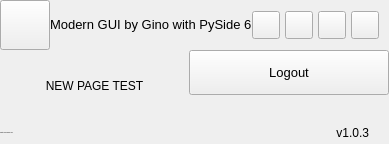
        <widget class="QFrame" name="contentBox">
         <property name="frameShape">
          <enum>QFrame::NoFrame</enum>
         </property>
         <property name="frameShadow">
          <enum>QFrame::Raised</enum>
         </property>
         <layout class="QVBoxLayout" name="verticalLayout_2">
          <property name="spacing">
           <number>0</number>
          </property>
          <property name="leftMargin">
           <number>0</number>
          </property>
          <property name="topMargin">
           <number>0</number>
          </property>
          <property name="rightMargin">
           <number>0</number>
          </property>
          <property name="bottomMargin">
           <number>0</number>
          </property>
          <item>
           <widget class="QFrame" name="contentTopBg">
            <property name="minimumSize">
             <size>
              <width>0</width>
              <height>50</height>
             </size>
            </property>
            <property name="maximumSize">
             <size>
              <width>16777215</width>
              <height>50</height>
             </size>
            </property>
            <property name="frameShape">
             <enum>QFrame::NoFrame</enum>
            </property>
            <property name="frameShadow">
             <enum>QFrame::Plain</enum>
            </property>
            <property name="lineWidth">
             <number>0</number>
            </property>
            <layout class="QHBoxLayout" name="horizontalLayout">
             <property name="spacing">
              <number>0</number>
             </property>
             <property name="leftMargin">
              <number>0</number>
             </property>
             <property name="topMargin">
              <number>0</number>
             </property>
             <property name="rightMargin">
              <number>10</number>
             </property>
             <property name="bottomMargin">
              <number>0</number>
             </property>
             <item>
              <widget class="QFrame" name="leftBox">
               <property name="sizePolicy">
                <sizepolicy hsizetype="Expanding" vsizetype="Preferred">
                 <horstretch>0</horstretch>
                 <verstretch>0</verstretch>
                </sizepolicy>
               </property>
               <property name="frameShape">
                <enum>QFrame::NoFrame</enum>
               </property>
               <property name="frameShadow">
                <enum>QFrame::Plain</enum>
               </property>
               <property name="lineWidth">
                <number>0</number>
               </property>
               <layout class="QHBoxLayout" name="horizontalLayout_3">
                <property name="spacing">
                 <number>0</number>
                </property>
                <property name="leftMargin">
                 <number>0</number>
                </property>
                <property name="topMargin">
                 <number>0</number>
                </property>
                <property name="rightMargin">
                 <number>0</number>
                </property>
                <property name="bottomMargin">
                 <number>0</number>
                </property>
                <item>
                 <widget class="QPushButton" name="toggleButton">
                  <property name="sizePolicy">
                   <sizepolicy hsizetype="Expanding" vsizetype="Fixed">
                    <horstretch>0</horstretch>
                    <verstretch>0</verstretch>
                   </sizepolicy>
                  </property>
                  <property name="minimumSize">
                   <size>
                    <width>50</width>
                    <height>50</height>
                   </size>
                  </property>
                  <property name="maximumSize">
                   <size>
                    <width>45</width>
                    <height>16777215</height>
                   </size>
                  </property>
                  <property name="font">
                   <font>
                    <family>Segoe UI</family>
                    <pointsize>10</pointsize>
                    <weight>50</weight>
                    <italic>false</italic>
                    <bold>false</bold>
                   </font>
                  </property>
                  <property name="cursor">
                   <cursorShape>PointingHandCursor</cursorShape>
                  </property>
                  <property name="layoutDirection">
                   <enum>Qt::LeftToRight</enum>
                  </property>
                  <property name="styleSheet">
                   <string notr="true">background-image: url(:/resources/images/icons/icon_menu_black.png);</string>
                  </property>
                  <property name="text">
                   <string/>
                  </property>
                 </widget>
                </item>
                <item>
                 <widget class="QLabel" name="titleRightInfo">
                  <property name="sizePolicy">
                   <sizepolicy hsizetype="Preferred" vsizetype="Expanding">
                    <horstretch>0</horstretch>
                    <verstretch>0</verstretch>
                   </sizepolicy>
                  </property>
                  <property name="maximumSize">
                   <size>
                    <width>16777215</width>
                    <height>45</height>
                   </size>
                  </property>
                  <property name="font">
                   <font>
                    <family>Segoe UI</family>
                    <pointsize>10</pointsize>
                    <weight>50</weight>
                    <italic>false</italic>
                    <bold>false</bold>
                   </font>
                  </property>
                  <property name="text">
                   <string>Modern GUI by Gino with PySide 6</string>
                  </property>
                  <property name="alignment">
                   <set>Qt::AlignLeading|Qt::AlignLeft|Qt::AlignVCenter</set>
                  </property>
                 </widget>
                </item>
               </layout>
              </widget>
             </item>
             <item alignment="Qt::AlignRight">
              <widget class="QFrame" name="rightButtons">
               <property name="minimumSize">
                <size>
                 <width>0</width>
                 <height>28</height>
                </size>
               </property>
               <property name="frameShape">
                <enum>QFrame::NoFrame</enum>
               </property>
               <property name="frameShadow">
                <enum>QFrame::Raised</enum>
               </property>
               <layout class="QHBoxLayout" name="horizontalLayout_2">
                <property name="spacing">
                 <number>5</number>
                </property>
                <property name="leftMargin">
                 <number>0</number>
                </property>
                <property name="topMargin">
                 <number>0</number>
                </property>
                <property name="rightMargin">
                 <number>0</number>
                </property>
                <property name="bottomMargin">
                 <number>0</number>
                </property>
                <item>
                 <widget class="QPushButton" name="settingsTopBtn">
                  <property name="minimumSize">
                   <size>
                    <width>28</width>
                    <height>28</height>
                   </size>
                  </property>
                  <property name="maximumSize">
                   <size>
                    <width>28</width>
                    <height>28</height>
                   </size>
                  </property>
                  <property name="cursor">
                   <cursorShape>PointingHandCursor</cursorShape>
                  </property>
                  <property name="toolTip">
                   <string>Settings</string>
                  </property>
                  <property name="text">
                   <string/>
                  </property>
                  <property name="icon">
                   <iconset resource="resources.qrc">
                    <normaloff>:/resources/images/icons/icon_settings_black.png</normaloff>:/resources/images/icons/icon_settings_black.png</iconset>
                  </property>
                  <property name="iconSize">
                   <size>
                    <width>20</width>
                    <height>20</height>
                   </size>
                  </property>
                 </widget>
                </item>
                <item>
                 <widget class="QPushButton" name="minimizeAppBtn">
                  <property name="minimumSize">
                   <size>
                    <width>28</width>
                    <height>28</height>
                   </size>
                  </property>
                  <property name="maximumSize">
                   <size>
                    <width>28</width>
                    <height>28</height>
                   </size>
                  </property>
                  <property name="cursor">
                   <cursorShape>PointingHandCursor</cursorShape>
                  </property>
                  <property name="toolTip">
                   <string>Minimize</string>
                  </property>
                  <property name="text">
                   <string/>
                  </property>
                  <property name="icon">
                   <iconset resource="resources.qrc">
                    <normaloff>:/resources/images/icons/icon_minimize_black.png</normaloff>:/resources/images/icons/icon_minimize_black.png</iconset>
                  </property>
                  <property name="iconSize">
                   <size>
                    <width>20</width>
                    <height>20</height>
                   </size>
                  </property>
                 </widget>
                </item>
                <item>
                 <widget class="QPushButton" name="maximizeRestoreAppBtn">
                  <property name="minimumSize">
                   <size>
                    <width>28</width>
                    <height>28</height>
                   </size>
                  </property>
                  <property name="maximumSize">
                   <size>
                    <width>28</width>
                    <height>28</height>
                   </size>
                  </property>
                  <property name="font">
                   <font>
                    <family>Segoe UI</family>
                    <pointsize>10</pointsize>
                    <weight>50</weight>
                    <italic>false</italic>
                    <bold>false</bold>
                    <stylestrategy>PreferDefault</stylestrategy>
                   </font>
                  </property>
                  <property name="cursor">
                   <cursorShape>PointingHandCursor</cursorShape>
                  </property>
                  <property name="toolTip">
                   <string>Maximize</string>
                  </property>
                  <property name="text">
                   <string/>
                  </property>
                  <property name="icon">
                   <iconset resource="resources.qrc">
                    <normaloff>:/resources/images/icons/icon_restore_black.png</normaloff>:/resources/images/icons/icon_restore_black.png</iconset>
                  </property>
                  <property name="iconSize">
                   <size>
                    <width>20</width>
                    <height>20</height>
                   </size>
                  </property>
                 </widget>
                </item>
                <item>
                 <widget class="QPushButton" name="closeAppBtn">
                  <property name="minimumSize">
                   <size>
                    <width>28</width>
                    <height>28</height>
                   </size>
                  </property>
                  <property name="maximumSize">
                   <size>
                    <width>28</width>
                    <height>28</height>
                   </size>
                  </property>
                  <property name="cursor">
                   <cursorShape>PointingHandCursor</cursorShape>
                  </property>
                  <property name="toolTip">
                   <string>Close</string>
                  </property>
                  <property name="text">
                   <string/>
                  </property>
                  <property name="icon">
                   <iconset resource="resources.qrc">
                    <normaloff>:/resources/images/icons/icon_close_black.png</normaloff>:/resources/images/icons/icon_close_black.png</iconset>
                  </property>
                  <property name="iconSize">
                   <size>
                    <width>20</width>
                    <height>20</height>
                   </size>
                  </property>
                 </widget>
                </item>
               </layout>
              </widget>
             </item>
            </layout>
           </widget>
          </item>
          <item>
           <widget class="QFrame" name="contentBottom">
            <property name="frameShape">
             <enum>QFrame::NoFrame</enum>
            </property>
            <property name="frameShadow">
             <enum>QFrame::Raised</enum>
            </property>
            <layout class="QVBoxLayout" name="verticalLayout_6">
             <property name="spacing">
              <number>0</number>
             </property>
             <property name="leftMargin">
              <number>0</number>
             </property>
             <property name="topMargin">
              <number>0</number>
             </property>
             <property name="rightMargin">
              <number>0</number>
             </property>
             <property name="bottomMargin">
              <number>0</number>
             </property>
             <item>
              <widget class="QFrame" name="content">
               <property name="frameShape">
                <enum>QFrame::NoFrame</enum>
               </property>
               <property name="frameShadow">
                <enum>QFrame::Raised</enum>
               </property>
               <layout class="QHBoxLayout" name="horizontalLayout_4">
                <property name="spacing">
                 <number>0</number>
                </property>
                <property name="leftMargin">
                 <number>0</number>
                </property>
                <property name="topMargin">
                 <number>0</number>
                </property>
                <property name="rightMargin">
                 <number>0</number>
                </property>
                <property name="bottomMargin">
                 <number>0</number>
                </property>
                <item>
                 <widget class="QFrame" name="pagesContainer">
                  <property name="styleSheet">
                   <string notr="true"/>
                  </property>
                  <property name="frameShape">
                   <enum>QFrame::NoFrame</enum>
                  </property>
                  <property name="frameShadow">
                   <enum>QFrame::Raised</enum>
                  </property>
                  <layout class="QVBoxLayout" name="verticalLayout_15">
                   <property name="spacing">
                    <number>0</number>
                   </property>
                   <property name="leftMargin">
                    <number>10</number>
                   </property>
                   <property name="topMargin">
                    <number>10</number>
                   </property>
                   <property name="rightMargin">
                    <number>10</number>
                   </property>
                   <property name="bottomMargin">
                    <number>10</number>
                   </property>
                   <item>
                    <widget class="QStackedWidget" name="stackedWidget">
                     <property name="styleSheet">
                      <string notr="true">background: transparent;</string>
                     </property>
                     <property name="currentIndex">
                      <number>1</number>
                     </property>
                     <widget class="QWidget" name="home">
                      <property name="styleSheet">
                       <string notr="true">background-image: url(:/resources/images/media/Gino_vertical.png);
background-position: center;
background-repeat: no-repeat;</string>
                      </property>
                     </widget>
                     <widget class="QWidget" name="new_page">
                      <layout class="QVBoxLayout" name="verticalLayout_20">
                       <item alignment="Qt::AlignTop">
                        <widget class="QFrame" name="frame">
                         <property name="frameShape">
                          <enum>QFrame::StyledPanel</enum>
                         </property>
                         <property name="frameShadow">
                          <enum>QFrame::Raised</enum>
                         </property>
                         <layout class="QVBoxLayout" name="verticalLayout">
                          <item>
                           <widget class="QLabel" name="label">
                            <property name="frameShape">
                             <enum>QFrame::NoFrame</enum>
                            </property>
                            <property name="text">
                             <string>NEW PAGE TEST</string>
                            </property>
                            <property name="alignment">
                             <set>Qt::AlignCenter</set>
                            </property>
                           </widget>
                          </item>
                         </layout>
                        </widget>
                       </item>
                      </layout>
                     </widget>
                    </widget>
                   </item>
                  </layout>
                 </widget>
                </item>
                <item>
                 <widget class="QFrame" name="extraRightBox">
                  <property name="minimumSize">
                   <size>
                    <width>200</width>
                    <height>0</height>
                   </size>
                  </property>
                  <property name="maximumSize">
                   <size>
                    <width>0</width>
                    <height>16777215</height>
                   </size>
                  </property>
                  <property name="frameShape">
                   <enum>QFrame::NoFrame</enum>
                  </property>
                  <property name="frameShadow">
                   <enum>QFrame::Raised</enum>
                  </property>
                  <layout class="QVBoxLayout" name="verticalLayout_7">
                   <property name="spacing">
                    <number>0</number>
                   </property>
                   <property name="leftMargin">
                    <number>0</number>
                   </property>
                   <property name="topMargin">
                    <number>0</number>
                   </property>
                   <property name="rightMargin">
                    <number>0</number>
                   </property>
                   <property name="bottomMargin">
                    <number>0</number>
                   </property>
                   <item>
                    <widget class="QFrame" name="contentSettings">
                     <property name="frameShape">
                      <enum>QFrame::NoFrame</enum>
                     </property>
                     <property name="frameShadow">
                      <enum>QFrame::Raised</enum>
                     </property>
                     <layout class="QVBoxLayout" name="verticalLayout_13">
                      <property name="spacing">
                       <number>0</number>
                      </property>
                      <property name="leftMargin">
                       <number>0</number>
                      </property>
                      <property name="topMargin">
                       <number>0</number>
                      </property>
                      <property name="rightMargin">
                       <number>0</number>
                      </property>
                      <property name="bottomMargin">
                       <number>0</number>
                      </property>
                      <item alignment="Qt::AlignTop">
                       <widget class="QFrame" name="topMenus">
                        <property name="frameShape">
                         <enum>QFrame::NoFrame</enum>
                        </property>
                        <property name="frameShadow">
                         <enum>QFrame::Raised</enum>
                        </property>
                        <layout class="QVBoxLayout" name="verticalLayout_14">
                         <property name="spacing">
                          <number>0</number>
                         </property>
                         <property name="leftMargin">
                          <number>0</number>
                         </property>
                         <property name="topMargin">
                          <number>0</number>
                         </property>
                         <property name="rightMargin">
                          <number>0</number>
                         </property>
                         <property name="bottomMargin">
                          <number>0</number>
                         </property>
                         <item>
                          <widget class="QPushButton" name="btn_logout">
                           <property name="sizePolicy">
                            <sizepolicy hsizetype="Expanding" vsizetype="Fixed">
                             <horstretch>0</horstretch>
                             <verstretch>0</verstretch>
                            </sizepolicy>
                           </property>
                           <property name="minimumSize">
                            <size>
                             <width>0</width>
                             <height>45</height>
                            </size>
                           </property>
                           <property name="font">
                            <font>
                             <family>Segoe UI</family>
                             <pointsize>10</pointsize>
                             <weight>50</weight>
                             <italic>false</italic>
                             <bold>false</bold>
                            </font>
                           </property>
                           <property name="cursor">
                            <cursorShape>PointingHandCursor</cursorShape>
                           </property>
                           <property name="layoutDirection">
                            <enum>Qt::LeftToRight</enum>
                           </property>
                           <property name="styleSheet">
                            <string notr="true">background-image: url(:/resources/images/icons/icon_close_black.png);</string>
                           </property>
                           <property name="text">
                            <string>Logout</string>
                           </property>
                          </widget>
                         </item>
                        </layout>
                       </widget>
                      </item>
                     </layout>
                    </widget>
                   </item>
                  </layout>
                 </widget>
                </item>
               </layout>
              </widget>
             </item>
             <item>
              <widget class="QFrame" name="bottomBar">
               <property name="minimumSize">
                <size>
                 <width>0</width>
                 <height>22</height>
                </size>
               </property>
               <property name="maximumSize">
                <size>
                 <width>16777215</width>
                 <height>22</height>
                </size>
               </property>
               <property name="frameShape">
                <enum>QFrame::NoFrame</enum>
               </property>
               <property name="frameShadow">
                <enum>QFrame::Raised</enum>
               </property>
               <layout class="QHBoxLayout" name="horizontalLayout_5">
                <property name="spacing">
                 <number>0</number>
                </property>
                <property name="leftMargin">
                 <number>0</number>
                </property>
                <property name="topMargin">
                 <number>0</number>
                </property>
                <property name="rightMargin">
                 <number>0</number>
                </property>
                <property name="bottomMargin">
                 <number>0</number>
                </property>
                <item>
                 <widget class="QLabel" name="creditsLabel">
                  <property name="maximumSize">
                   <size>
                    <width>16777215</width>
                    <height>16</height>
                   </size>
                  </property>
                  <property name="font">
                   <font>
                    <family>Segoe UI</family>
                    <pointsize>-1</pointsize>
                    <weight>50</weight>
                    <italic>false</italic>
                    <bold>false</bold>
                   </font>
                  </property>
                  <property name="text">
                   <string>Created &amp; Developed by Gino</string>
                  </property>
                  <property name="alignment">
                   <set>Qt::AlignLeading|Qt::AlignLeft|Qt::AlignVCenter</set>
                  </property>
                 </widget>
                </item>
                <item>
                 <widget class="QLabel" name="version">
                  <property name="text">
                   <string>v1.0.3</string>
                  </property>
                  <property name="alignment">
                   <set>Qt::AlignRight|Qt::AlignTrailing|Qt::AlignVCenter</set>
                  </property>
                 </widget>
                </item>
                <item>
                 <widget class="QFrame" name="frame_size_grip">
                  <property name="minimumSize">
                   <size>
                    <width>20</width>
                    <height>0</height>
                   </size>
                  </property>
                  <property name="maximumSize">
                   <size>
                    <width>20</width>
                    <height>16777215</height>
                   </size>
                  </property>
                  <property name="frameShape">
                   <enum>QFrame::NoFrame</enum>
                  </property>
                  <property name="frameShadow">
                   <enum>QFrame::Raised</enum>
                  </property>
                 </widget>
                </item>
               </layout>
              </widget>
             </item>
            </layout>
           </widget>
          </item>
         </layout>
        </widget>
